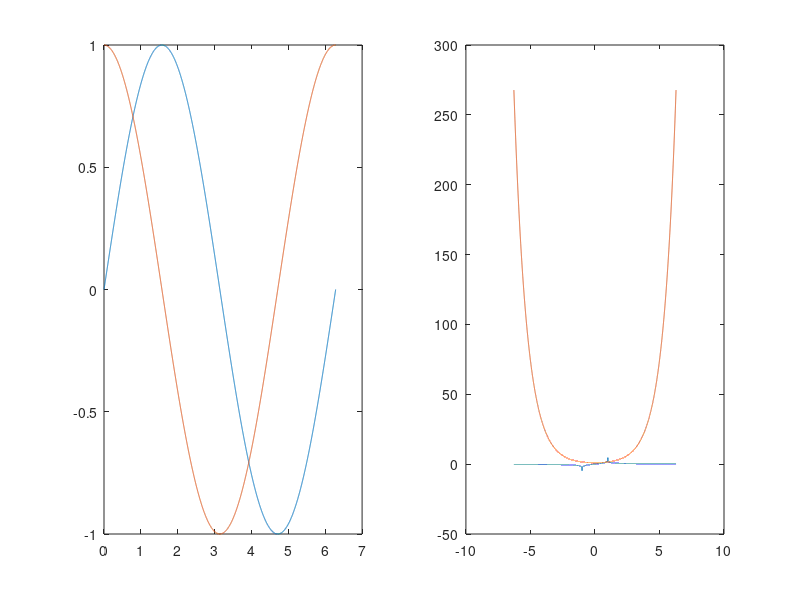

MATLAB code to generate this figure:
clear all;
angle_j = [1, 2, 3, 4, 5, 6, 7, 8];
angle_ptwo = 2.^-(angle_j);
angle_table = atanh(angle_ptwo);
scale_factor_h = 1/0.82816;
angles = linspace(0, 1.1, 5);

rotate_rad = angles(5);

N = 8

pR_expect = [cosh(rotate_rad), sinh(rotate_rad)];
pI = [1, 0];
pR = [1, 0]
pR_temp = [0, 0]
R_Dir = rotate_rad;

for i = 1:N
  pR_temp(1) = pR(1) + sign(R_Dir) * (pR(2)/2^(i))
  pR_temp(2) = pR(2) + sign(R_Dir) * (pR(1)/2^(i))
  R_Dir += -sign(R_Dir)*angle_table(i);
  pR = pR_temp;
endfor

pR = pR * scale_factor_h;
pR_so = [pR(1)/pR_expect(2), pR(2)/pR_expect(1)];

fs = 8000
t = 0:2*pi/fs:2*pi;
t1 = -(2*pi):2*pi/fs:2*pi;

figure (1);
subplot(1,2,1)
plot(t, sin(t));
hold on;
plot(t, cos(t));
hold on;
subplot(1,2,2)
plot(t1, atanh(t1));
hold on;
plot(t1, cosh(t1));

angle_rad = acos(dot(pR, pI)/norm(pR)*norm(pI));
angle = (angle_rad*360)/(2*pi);

